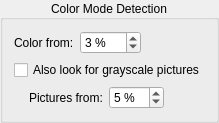
              <widget class="QGroupBox" name="colorDetectionPanel">
               <property name="toolTip">
                <string>Settings of the color mode detection (Detect ... in the Output step). New projects start with them.</string>
               </property>
               <property name="title">
                <string>Color Mode Detection</string>
               </property>
               <property name="alignment">
                <set>Qt::AlignCenter</set>
               </property>
               <layout class="QVBoxLayout" name="colorDetectionPanelLayout">
      <item>
       <layout class="QHBoxLayout" name="colorDetectionMinColorLayout">
        <item>
         <widget class="QLabel" name="colorDetectionMinColorLabel">
          <property name="buddy">
           <cstring>colorDetectionMinColorSB</cstring>
          </property>
          <property name="toolTip">
           <string>A page counts as a color page only if at least this share of it is colored outside pictures. Colored headings, boxes and thumb index tabs below it are ignored; colored pictures make the page Mixed.</string>
          </property>
          <property name="text">
           <string>Color from:</string>
          </property>
         </widget>
        </item>
        <item>
         <widget class="QSpinBox" name="colorDetectionMinColorSB">
          <property name="toolTip">
           <string>A page counts as a color page only if at least this share of it is colored outside pictures. Colored headings, boxes and thumb index tabs below it are ignored; colored pictures make the page Mixed.</string>
          </property>
          <property name="keyboardTracking">
           <bool>false</bool>
          </property>
          <property name="suffix">
           <string> %</string>
          </property>
          <property name="minimum">
           <number>0</number>
          </property>
          <property name="maximum">
           <number>100</number>
          </property>
          <property name="value">
           <number>3</number>
          </property>
         </widget>
        </item>
        <item>
         <spacer name="colorDetectionMinColorSpacer">
          <property name="orientation">
           <enum>Qt::Horizontal</enum>
          </property>
          <property name="sizeHint" stdset="0">
           <size>
            <width>1</width>
            <height>1</height>
           </size>
          </property>
         </spacer>
        </item>
       </layout>
      </item>
      <item>
       <widget class="QCheckBox" name="colorDetectionZonesCB">
        <property name="toolTip">
         <string>Also look for picture zones on pages detected as black and white. Finds light or small photos, but takes longer.</string>
        </property>
        <property name="text">
         <string>Also look for grayscale pictures</string>
        </property>
       </widget>
      </item>
      <item>
       <layout class="QHBoxLayout" name="colorDetectionMinPictureLayout">
        <property name="leftMargin">
         <number>15</number>
        </property>
        <item>
         <widget class="QLabel" name="colorDetectionMinPictureLabel">
          <property name="buddy">
           <cstring>colorDetectionMinPictureSB</cstring>
          </property>
          <property name="toolTip">
           <string>A black and white page becomes Mixed if its largest picture zone covers at least this share of the page. Lower it for small pictures, raise it if stamps or stains are taken for pictures.</string>
          </property>
          <property name="text">
           <string>Pictures from:</string>
          </property>
         </widget>
        </item>
        <item>
         <widget class="QSpinBox" name="colorDetectionMinPictureSB">
          <property name="toolTip">
           <string>A black and white page becomes Mixed if its largest picture zone covers at least this share of the page. Lower it for small pictures, raise it if stamps or stains are taken for pictures.</string>
          </property>
          <property name="keyboardTracking">
           <bool>false</bool>
          </property>
          <property name="suffix">
           <string> %</string>
          </property>
          <property name="minimum">
           <number>1</number>
          </property>
          <property name="maximum">
           <number>95</number>
          </property>
          <property name="value">
           <number>5</number>
          </property>
         </widget>
        </item>
        <item>
         <spacer name="colorDetectionMinPictureSpacer">
          <property name="orientation">
           <enum>Qt::Horizontal</enum>
          </property>
          <property name="sizeHint" stdset="0">
           <size>
            <width>1</width>
            <height>1</height>
           </size>
          </property>
         </spacer>
        </item>
       </layout>
      </item>
               </layout>
              </widget>
